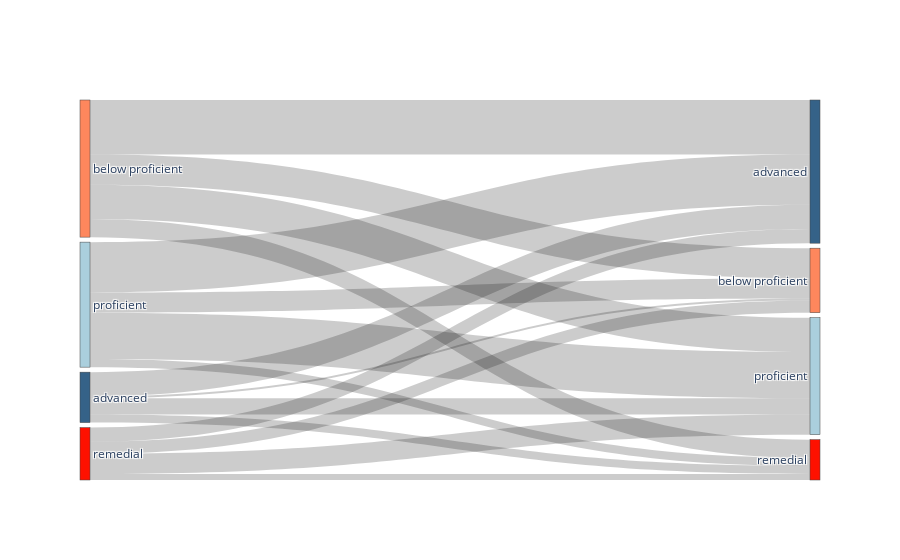

Notebook source saved alongside this figure:
### Markdown cell above
### Overall Bushwick Sankey

### Code cell
#Bushwick Sankey
sankey_frame = bushwick_df.groupby(["BOY Proficiency Level","EOY Proficiency Level"]).describe().reset_index()
sankey_frame.columns = [' '.join(col).strip() for col in sankey_frame.columns.values]
sankey_frame

source_sankey = []
for item in sankey_frame["BOY Proficiency Level"]:
    if item == "remedial":
        source_sankey.append(0)
    if item == "below proficient":
        source_sankey.append(1)
    if item == "proficient":
        source_sankey.append(2)
    if item == "advanced":
        source_sankey.append(3)

target_sankey = []
for item in sankey_frame["EOY Proficiency Level"]:
    if item == "remedial":
        target_sankey.append(4)
    if item == "below proficient":
        target_sankey.append(5)
    if item == "proficient":
        target_sankey.append(6)
    if item == "advanced":
        target_sankey.append(7)


label = ["remedial", "below proficient", "proficient", "advanced",
        "remedial", "below proficient", "proficient", "advanced",]
c = ["#fe1100","#fe875d","#aacfdd","#356288",
        "#fe1100","#fe875d","#aacfdd","#356288"]
# data to dict, dict to sankey
link = dict(source = source_sankey,
            target = target_sankey,
            #color =  link_colors,
            value = list(sankey_frame["Student ID count"].values))
node = dict(label = label, pad=5, thickness=10,
           color =  c)
data = go.Sankey(link = link, node=node)
# plot
fig = go.Figure(data)
fig.show()

### Figure 1 — Plotly figure (JSON) as saved in the notebook; plotly's stock layout.template omitted (floating-point values rounded to 4 significant figures)
{"data": [{"link": {"source": [3, 3, 3, 3, 1, 1, 1, 1, 2, 2, 2, 2, 0, 0, 0, 0], "target": [7, 5, 6, 4, 7, 5, 6, 4, 7, 5, 6, 4, 7, 5, 6, 4], "value": [12, 1, 8, 4, 27, 15, 17, 9, 25, 10, 23, 4, 7, 6, 10, 3]}, "node": {"color": ["#fe1100", "#fe875d", "#aacfdd", "#356288", "#fe1100", "#fe875d", "#aacfdd", "#356288"], "label": ["remedial", "below proficient", "proficient", "advanced", "remedial", "below proficient", "proficient", "advanced"], "pad": 5, "thickness": 10}, "type": "sankey"}], "layout": {}}
